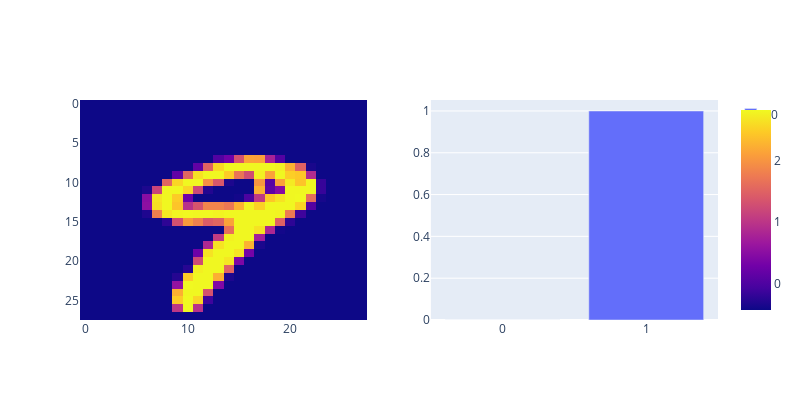

Notebook code for this chart:
### Code cell
# Test out the model on a batch of images from the test set
with torch.no_grad():
    for data, target in test_clean_loader:
        data, target = data.to(DEVICE), target.to(DEVICE)
        pred = binaryCNN_model(data)
        break

# pred_idx = 6
# pred_idx = 8
pred_idx = 9
fig = make_subplots(rows=1, cols=2)

fig1 = px.imshow(data[pred_idx][0].cpu())
fig2 = px.bar(torch.exp(pred[pred_idx]).cpu())

fig.add_trace(fig1["data"][0], row=1, col=1)
fig.add_trace(fig2["data"][0], row=1, col=2)

fig.update_coloraxes(colorscale="Plasma")
fig.update_xaxes(dtick=1, row=1, col=2)
fig.update_yaxes(autorange="reversed", row=1, col=1)
fig.update_layout(width=800, height=400)

### Figure 1 — Plotly figure (JSON) as saved in the notebook; plotly's stock layout.template omitted (floating-point values rounded to 4 significant figures; data arrays with more than 128 entries replaced by an {"elided": "..."} marker saying what was removed)
{"data": [{"coloraxis": "coloraxis", "hovertemplate": "x: %{x}<br>y: %{y}<br>color: %{z}<extra></extra>", "name": "0", "type": "heatmap", "xaxis": "x", "yaxis": "y", "z": {"elided": "28x28 float values"}}, {"alignmentgroup": "True", "hovertemplate": "variable=0<br>index=%{x}<br>value=%{y}<extra></extra>", "legendgroup": "0", "marker": {"color": "#636efa", "pattern": {"shape": ""}}, "name": "0", "offsetgroup": "0", "orientation": "v", "showlegend": true, "textposition": "auto", "type": "bar", "x": [0, 1], "xaxis": "x2", "y": [0.0003092, 0.9997], "yaxis": "y2"}], "layout": {"coloraxis": {"colorscale": [[0, "#0d0887"], [0.1111, "#46039f"], [0.2222, "#7201a8"], [0.3333, "#9c179e"], [0.4444, "#bd3786"], [0.5556, "#d8576b"], [0.6667, "#ed7953"], [0.7778, "#fb9f3a"], [0.8889, "#fdca26"], [1, "#f0f921"]]}, "height": 400, "width": 800, "xaxis": {"anchor": "y", "domain": [0, 0.45]}, "xaxis2": {"anchor": "y2", "domain": [0.55, 1], "dtick": 1}, "yaxis": {"anchor": "x", "autorange": "reversed", "domain": [0, 1]}, "yaxis2": {"anchor": "x2", "domain": [0, 1]}}}
